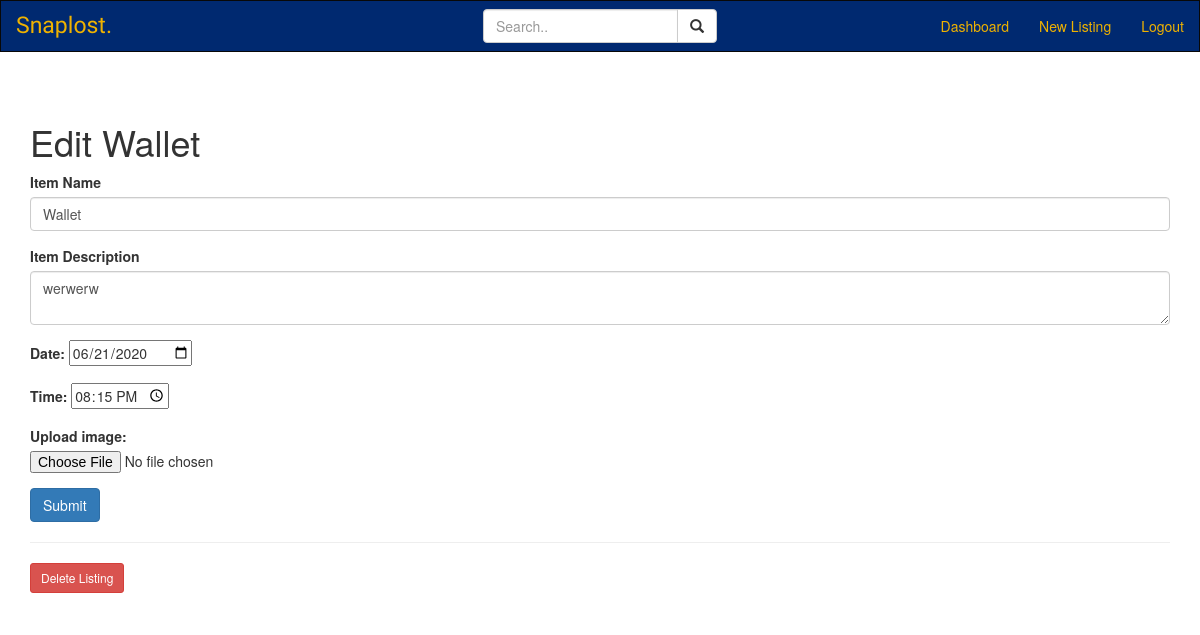
Page /1/edit (signed in) on the earlier database version.
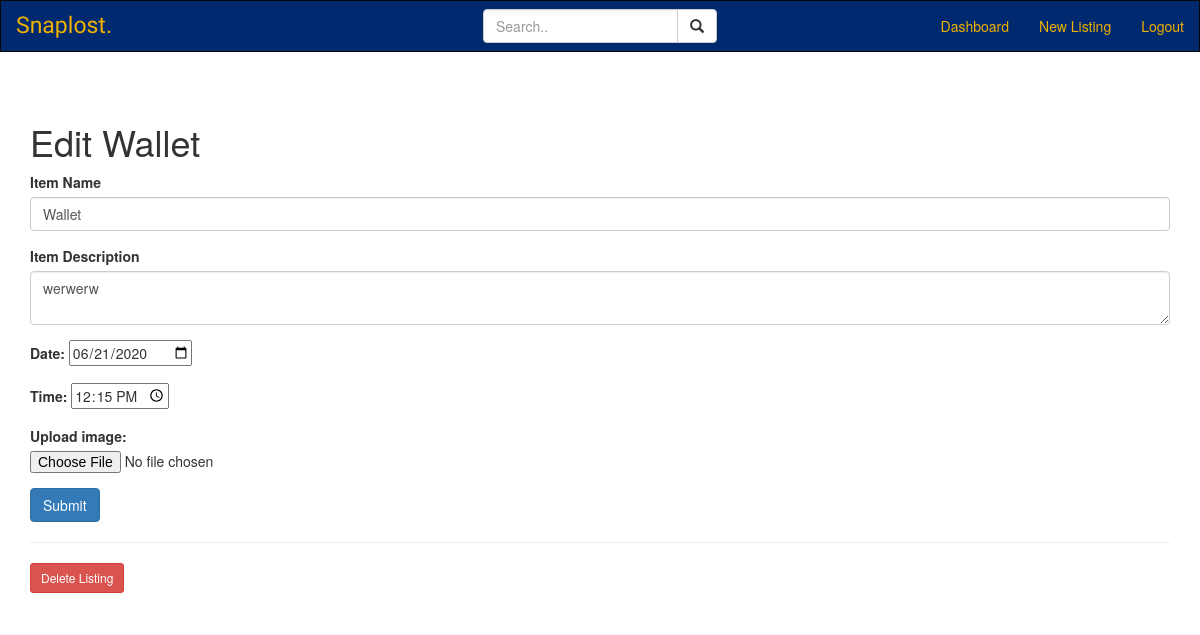
Same page on the later database version.
### models.py (models this page shows)
class Item(UserMixin, db.Model):
    __tablename__ = "item"
    __table_args__ = {'extend_existing': True}
    id = db.Column(db.Integer, primary_key=True)
    item = db.Column(db.String(100), nullable=False)
    description = db.Column(db.String(1000), nullable=False)
    occurdate = db.Column(db.Date)
    time = db.Column(db.Time)

### item.py (the view)
@item.route('/<int:item_id>/edit', methods=('GET','POST'))
@login_required
def edit(item_id):
    item = Item.query.filter_by(id=item_id).first()
    if request.method == 'POST':
        name = request.form['item']
        description = request.form['description']
        occurdate = request.form['occurdate']
        takentime = request.form['time']
        if not name:
            flash('Item name is required!')
            return render_template('edit.html', item=item)
        if not description:
            flash('Item description is required!')
            return render_template('edit.html', item=item)
        else:
            conDate = datetime.strptime(occurdate, '%Y-%m-%d')
            conTime = datetime.strptime(takentime, "%H:%M:%S").time()
            updated = Item.query.get(item_id)
            if (name != updated.item):
                updated.item = name
            if (description != updated.description):
                updated.description = description
            if (conDate != updated.occurdate):
                updated.occurdate = conDate
            if (conTime != updated.time):
                updated.time = conTime
            db.session.commit()
            flash('"{}" is successfully edited!'.format(name))
            return redirect(url_for('main.home'))
    else:
        return render_template('edit.html', item=item)

### __init__.py (called while the page is built)
def create_app():
    app = Flask(__name__)
    app.config['SQLALCHEMY_TRACK_MODIFICATIONS'] = False
    app.config['SECRET_KEY'] = os.urandom(24)
    app.config['SQLALCHEMY_DATABASE_URI'] = 'sqlite:///db.sqlite'
    db.init_app(app)
    login_manager = LoginManager()
    login_manager.login_view = 'auth.login'
    login_manager.init_app(app)
    from .models import User
    @login_manager.user_loader # A user loader tells Flask-Login how to find a specifc user from the ID
    def load_user(user_id):
        return User.query.get(int(user_id))
    from .auth import auth as auth_blueprint
    app.register_blueprint(auth_blueprint)
    from .main import main as main_blueprint
    app.register_blueprint(main_blueprint)
    from .item import item as item_blueprint
    app.register_blueprint(item_blueprint)
    return app

### templates/edit.html
{% extends 'base.html' %}
{% block content %}
<h1> {% block title %} Edit {{ item['item'] }} {% endblock %} </h1>
<form method='post'>
    <div class="form-group">
        <label for="item"> Item Name </label>
        <input type="text" name="item"
               placeholder="Name the item" class="form-control"
               value="{{ request.form['item'] or item['item'] }}"> </input>
    </div>
    <div class="form-group">
        <div class="form-group">
            <label for="description">Item Description</label>
            <textarea name="description" placeholder="Description"
                                     class="form-control">{{ request.form['content'] or item['description'] }}</textarea>
    </div>
    <div class="form-group">
        <label for="occurdate"> Date: </label>
        <input type="date" id ="occurdate" name="occurdate" value="{{ request.form['occurdate'] or item['occurdate'] }}">
    </div>
    <div class="form-group">
        <label for="time"> Time: </label>
        <input type="time" id="time" name="time" value="{{ request.form['time'] or item['time'] }}">
    </div>
    <div class="form-group" action="/action_page.php">
        <label for="photo">Upload image: </label>
        <input type="file" id="photo" name="photo" accept="image/*" value="{{ request.form['photo'] or item['photo'] }}">
    </div>
    <div class="form-group">
        <button type="submit" class="btn btn-primary">Submit</button>
    </div>
</form>
<hr>
<form action="{{ url_for('item.delete', item_id=item['id']) }}" method="POST">
    <input type="submit" value="Delete Listing"
                         class="btn btn-danger btn-sm"
                         onclick="return confirm('Are you sure you want to delete this post?')">
</form>
{% endblock %}

Differences in the rows shown:
changed Item "Wallet": time "20:15:00" → "12:15:00"
